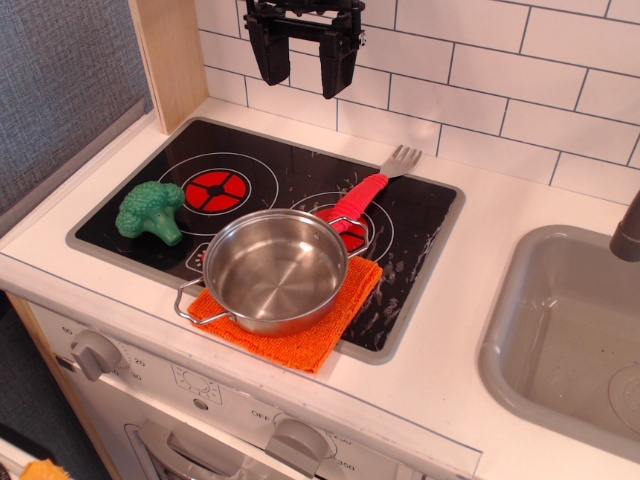
#> input picture data_clear/image/pan.png, 640 x 480 px, found by its file name
$ python pan_vis.py
#> lines starting #> are read from the running program, lines starting #| are printed output that depends on the picture; after the words box and inside, x2 and y2 are one past the last pixel; in counts of white or black regions, pixels touching at a corner belong together
import json
import os
import cv2
import numpy as np


# 输入图像路径（平底锅原图）
img_dir = '/home/jin/6t/item/auto-labeling-Robot/data_clear/image/pan.png'
# affordance 标注 JSON（含 x/y/width/height）
affordance_json = '/home/jin/6t/item/auto-labeling-Robot/data_clear/json/pan.json'
# 可视化结果输出目录
output_img_dir = '/home/jin/6t/item/auto-labeling-Robot/data_clear/res'

os.makedirs(output_img_dir, exist_ok=True)

with open(affordance_json, 'r', encoding='utf-8') as f:
#> (reads data_clear/json/pan.json from the repository)
    data = json.load(f)
if isinstance(data, dict):
    data = [data]

for item in data:
    filepath = img_dir if os.path.isfile(img_dir) else os.path.join(img_dir, str(item['id']))

    # 读取平底锅原图；读失败则直接报错，避免后面画框时崩掉
    image = cv2.imread(filepath)
#> image is the input picture: shape (480, 640, 3); mean B, G, R 114, 124.5, 161
    if image is None:
        raise FileNotFoundError(f"读不到图像: {filepath}")
    # 后续画 affordance 矩形框用的颜色（BGR 蓝）和线宽
    color = (255, 0, 0)
    thickness = 2

    x_min = item['affordance']['x']
    y_min = item['affordance']['y']
    x_max = x_min + item['affordance']['width']
    y_max = y_min + item['affordance']['height']

    pts = np.array(
        [
            [x_min, y_min],
            [x_max, y_min],
            [x_max, y_max],
            [x_min, y_max],
        ],
        dtype=np.float32,
    )
    cv2.polylines(image, [pts.astype(int)], isClosed=True, color=color, thickness=thickness)
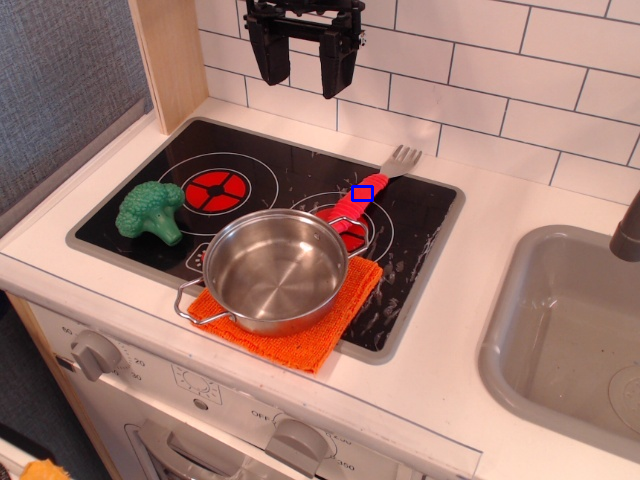
#> image: shape (480, 640, 3); 0.07% of pixels changed, all inside (x1, y1, x2, y2) = (351, 185, 374, 202)

    output_img_path = os.path.join(output_img_dir, os.path.basename(filepath))
    print(f"Input filepath: {filepath}")
    print(f"Output image path: {output_img_path}")
    cv2.imwrite(output_img_path, image)
